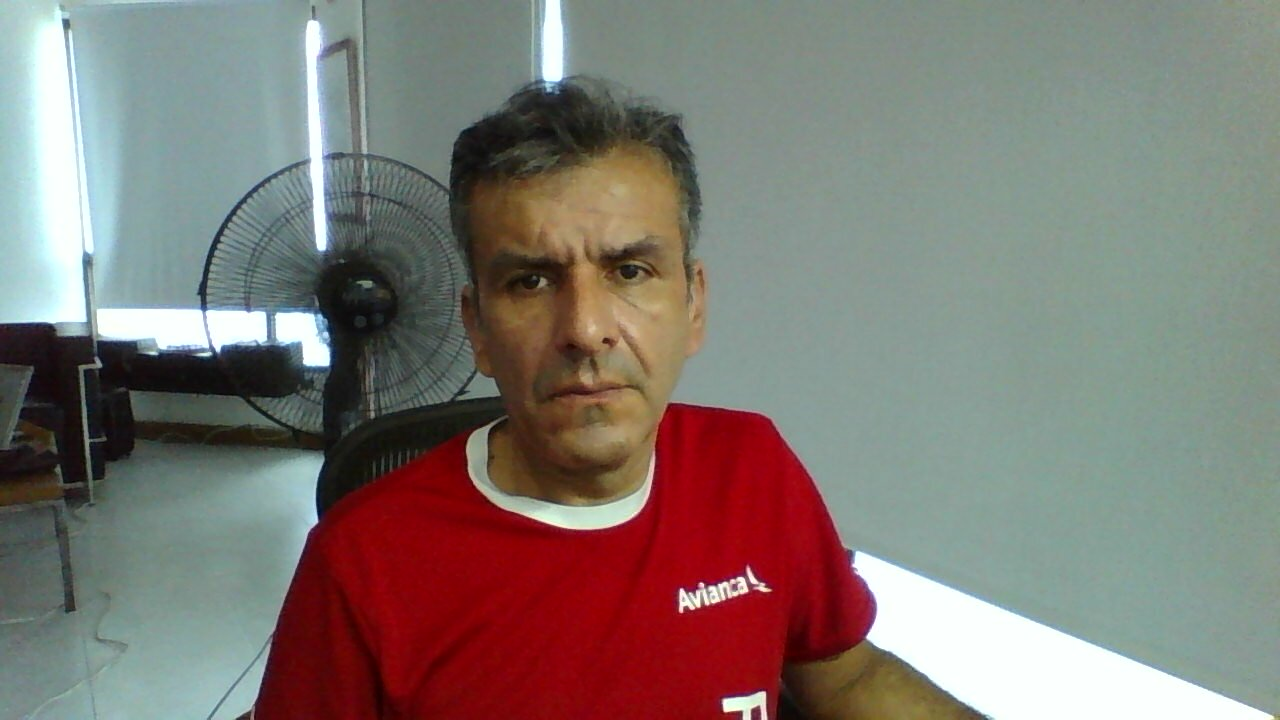
#> input picture hebe/foto_1.jpg, 1280 x 720 px
$ python test_marionette.py
#> lines starting #> are read from the running program, lines starting #| are printed output that depends on the picture
import os
import cv2
import numpy as np

def detect_marionette_lines(image_path):
    # Load the image
#> called with image_path = './foto_1.jpg'
    directory = os.path.dirname(__file__)
    image = cv2.imread(image_path)
#> image is the input picture: shape (720, 1280, 3); mean B, G, R 114.7, 120.4, 128.3
    gray = cv2.cvtColor(image, cv2.COLOR_BGR2GRAY)
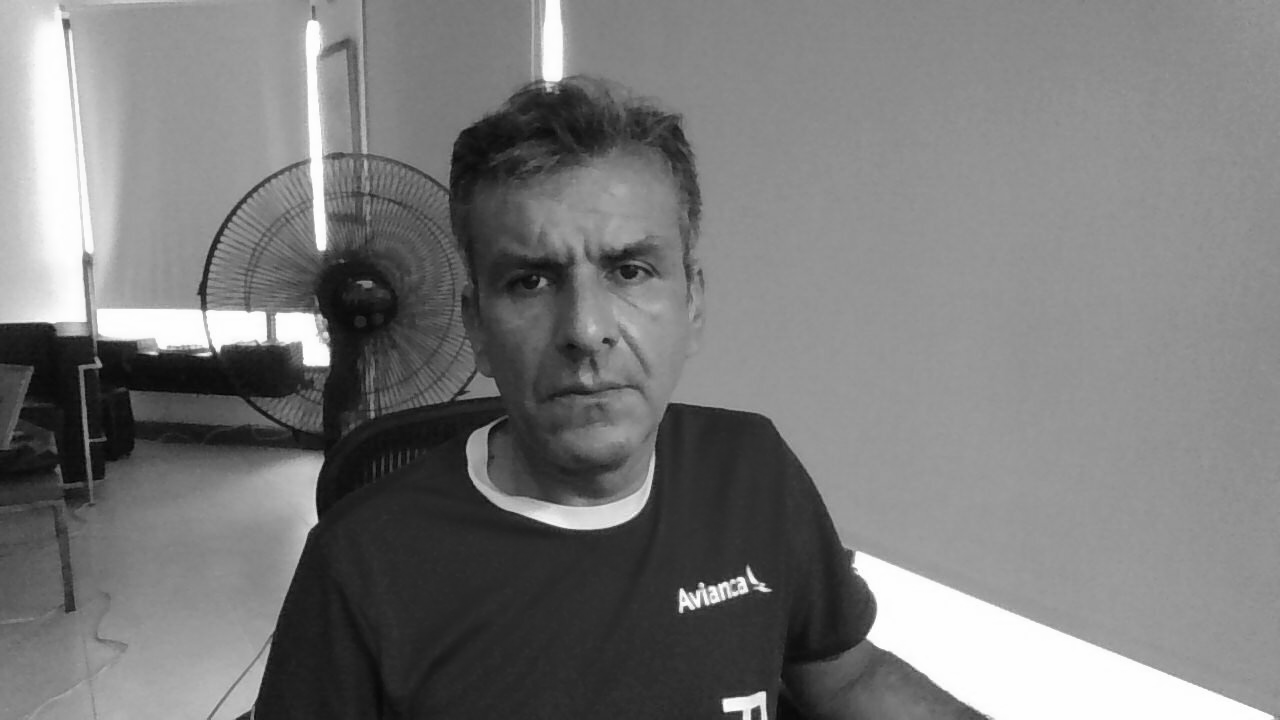
#> gray: shape (720, 1280); min 0, max 255, mean 122.1
    gray = cv2.GaussianBlur(gray, (5, 5), 0)

    # Face detection
#> (the run stopped early here; a loop or call above may not have finished)
